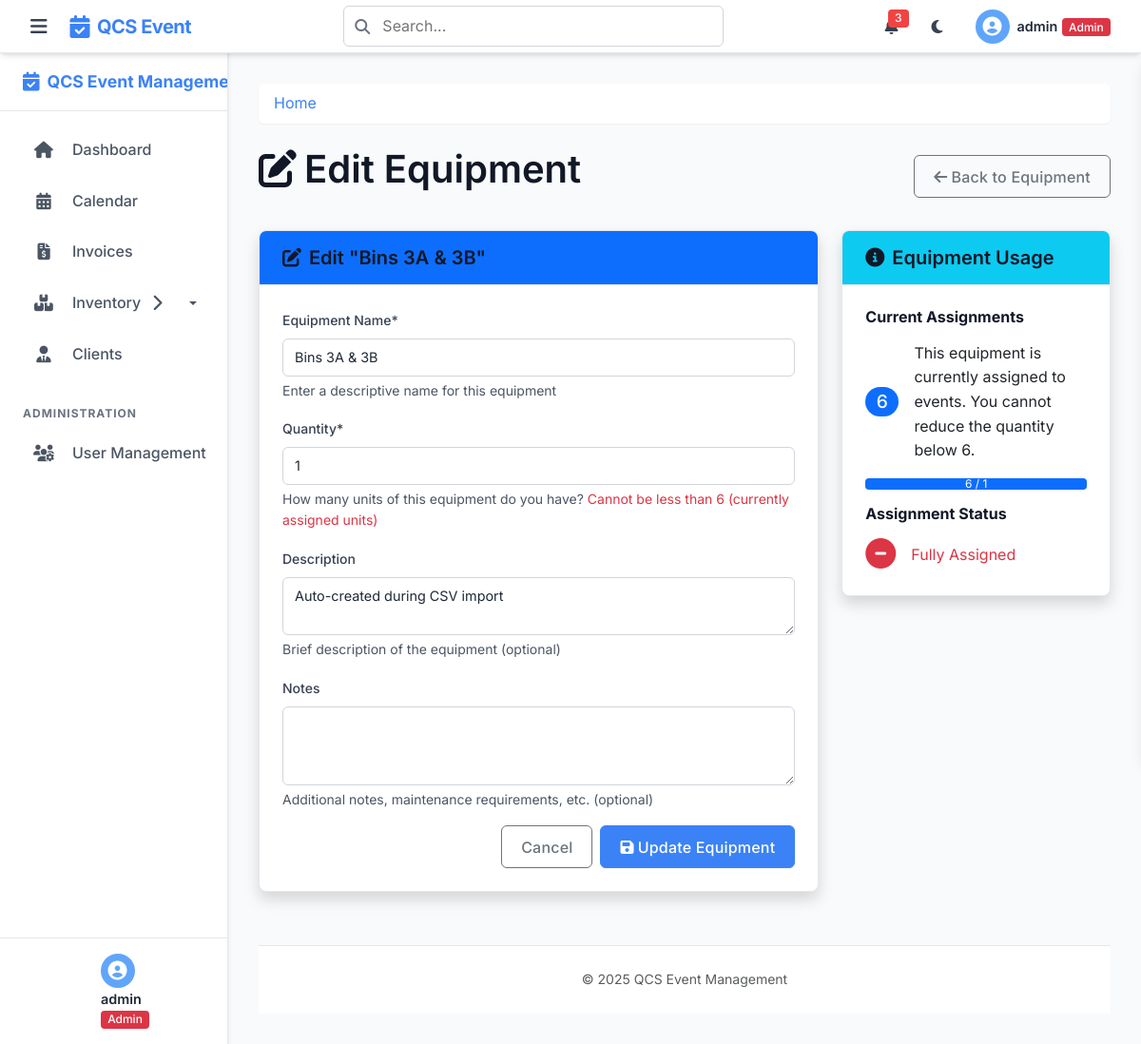
Screenshot of /equipment/2/edit (signed in) with the database file from the repository.
### tables this page shows
CREATE TABLE equipment (
    id INTEGER PRIMARY KEY AUTOINCREMENT,
    name TEXT NOT NULL,
    description TEXT,
    quantity INTEGER NOT NULL DEFAULT 1,
    status TEXT DEFAULT 'available' CHECK(status IN ('available', 'maintenance', 'retired')),
    created_by INTEGER,
    created_at TEXT NOT NULL DEFAULT (datetime('now')),
    FOREIGN KEY (created_by) REFERENCES users(id)
);

### app.py (the view, shortened to what this page needs)
@app.route('/equipment/<int:equipment_id>/edit', methods=['GET', 'POST'])
@login_required
@role_required('admin', 'staff')
def edit_equipment(equipment_id):
    db = get_db()
    equipment_item = db.execute('SELECT * FROM equipment WHERE id = ?', (equipment_id,)).fetchone()
    if equipment_item is None:
        abort(404)
    assignments_count = db.execute(
        'SELECT COUNT(*) FROM equipment_assignments WHERE equipment_id = ?',
        (equipment_id,)
    ).fetchone()[0]
    return render_template('edit_equipment.html', equipment=equipment_item, assignments_count=assignments_count)

### app.py (called while the page is built)
@app.after_request
def add_security_headers(response):
    response.headers['X-Content-Type-Options'] = 'nosniff'
    response.headers['X-Frame-Options'] = 'DENY'
    response.headers['X-XSS-Protection'] = '1; mode=block'
    response.headers['Strict-Transport-Security'] = 'max-age=31536000; includeSubDomains'
    return response

### helpers.py (called while the page is built)
def get_db():
    if 'db' not in g:
        g.db = sqlite3.connect(
            current_app.config['DATABASE'],
            detect_types=sqlite3.PARSE_DECLTYPES
        )
        g.db.row_factory = sqlite3.Row
    return g.db

def login_required(f):
    @wraps(f)
    def decorated_function(*args, **kwargs):
        if 'user_id' not in session:
            if request.path.startswith('/api/') or request.is_json or request.headers.get('X-Requested-With') == 'XMLHttpRequest':
                return jsonify({'error': 'Authentication required'}), 401
            else:
                flash('Please log in first', 'warning')
                return redirect(url_for('login'))
        return f(*args, **kwargs)
    return decorated_function

### templates/edit_equipment.html (shortened to what this page needs)
{% extends 'layout.html' %}
{% block content %}
<div class="d-flex justify-content-between align-items-center mb-4">
    <h1><i class="fas fa-edit me-2"></i>Edit Equipment</h1>
    <a href="{{ url_for('equipment') }}" class="btn btn-outline-secondary">
        <i class="fas fa-arrow-left me-1"></i>Back to Equipment
    </a>
</div>
<div class="row">
    <div class="col-lg-8">
        <div class="card shadow mb-4">
            <div class="card-header bg-primary text-white">
                <h5 class="mb-0"><i class="fas fa-edit me-2"></i>Edit "{{ equipment.name }}"</h5>
            </div>
            <div class="card-body">
                <form method="post" id="editEquipmentForm">
                    <div class="mb-3">
                        <label for="name" class="form-label">Equipment Name*</label>
                        <input type="text" class="form-control" id="name" name="name" value="{{ equipment.name }}" required>
                        <div class="form-text">Enter a descriptive name for this equipment</div>
                    </div>
                    <div class="mb-3">
                        <label for="quantity" class="form-label">Quantity*</label>
                        <input type="number" class="form-control" id="quantity" name="quantity" min="{{ assignments_count }}" value="{{ equipment.quantity }}" required>
                        <div class="form-text">
                            How many units of this equipment do you have?
                            {% if assignments_count > 0 %}
                            <span class="text-danger">Cannot be less than {{ assignments_count }} (currently assigned units)</span>
                            {% endif %}
                        </div>
                    </div>
                    <div class="mb-3">
                        <label for="description" class="form-label">Description</label>
                        <textarea class="form-control" id="description" name="description" rows="2">{{ equipment.description }}</textarea>
                        <div class="form-text">Brief description of the equipment (optional)</div>
                    </div>
                    <div class="mb-3">
                        <label for="notes" class="form-label">Notes</label>
                        <textarea class="form-control" id="notes" name="notes" rows="3">{{ equipment.notes }}</textarea>
                        <div class="form-text">Additional notes, maintenance requirements, etc. (optional)</div>
                    </div>
                    <div class="d-grid gap-2 d-md-flex justify-content-md-end">
                        <a href="{{ url_for('equipment') }}" class="btn btn-outline-secondary">Cancel</a>
                        <button type="submit" class="btn btn-primary">
                            <i class="fas fa-save me-1"></i>Update Equipment
                        </button>
                    </div>
                </form>
            </div>
        </div>
    </div>
    <div class="col-lg-4">
        <div class="card shadow mb-4">
            <div class="card-header bg-info text-white">
                <h5 class="mb-0"><i class="fas fa-info-circle me-2"></i>Equipment Usage</h5>
            </div>
            <div class="card-body">
                <h6 class="fw-bold">Current Assignments</h6>
                {% if assignments_count > 0 %}
                <div class="d-flex align-items-center mb-3">
                    <div class="flex-shrink-0">
                        <span class="badge rounded-pill bg-primary" style="font-size: 1.2rem;">{{ assignments_count }}</span>
                    </div>
                    <div class="flex-grow-1 ms-3">
                        <p class="mb-0">This equipment is currently assigned to events. You cannot reduce the quantity below {{ assignments_count }}.</p>
                    </div>
                </div>
                <div class="progress mb-3">
                    <div class="progress-bar bg-primary" role="progressbar"
                         data-assignments="{{ assignments_count }}"
                         data-total="{{ equipment.quantity }}"
                         aria-valuenow="{{ assignments_count }}"
                         aria-valuemin="0"
                         aria-valuemax="{{ equipment.quantity }}">
                        {{ assignments_count }} / {{ equipment.quantity }}
                    </div>
                </div>
                {% else %}
                <div class="alert alert-success mb-3">
                    <i class="fas fa-check-circle me-2"></i>This equipment is not currently assigned to any events.
                </div>
                {% endif %}
                <h6 class="fw-bold">Assignment Status</h6>
                <div class="d-flex align-items-center">
                    <div class="flex-shrink-0">
                        {% if assignments_count == 0 %}
                        <i class="fas fa-check-circle fa-2x text-success me-3"></i>
                        {% elif assignments_count < equipment.quantity %}
                        <i class="fas fa-exclamation-circle fa-2x text-warning me-3"></i>
                        {% else %}
                        <i class="fas fa-minus-circle fa-2x text-danger me-3"></i>
                        {% endif %}
                    </div>
                    <div class="flex-grow-1">
                        {% if assignments_count == 0 %}
                        <span class="text-success">Available</span>
                        {% elif assignments_count < equipment.quantity %}
                        <span class="text-warning">Partially Assigned</span>
                        {% else %}
                        <span class="text-danger">Fully Assigned</span>
                        {% endif %}
                    </div>
                </div>
            </div>
        </div>
    </div>
</div>
{% endblock %}

### rows the page displays
equipment: name "Bins 3A & 3B", quantity "1", description "Auto-created during CSV import"

### other values shown
{{ session.username }} "admin"
{{ assignments_count }} "6"
